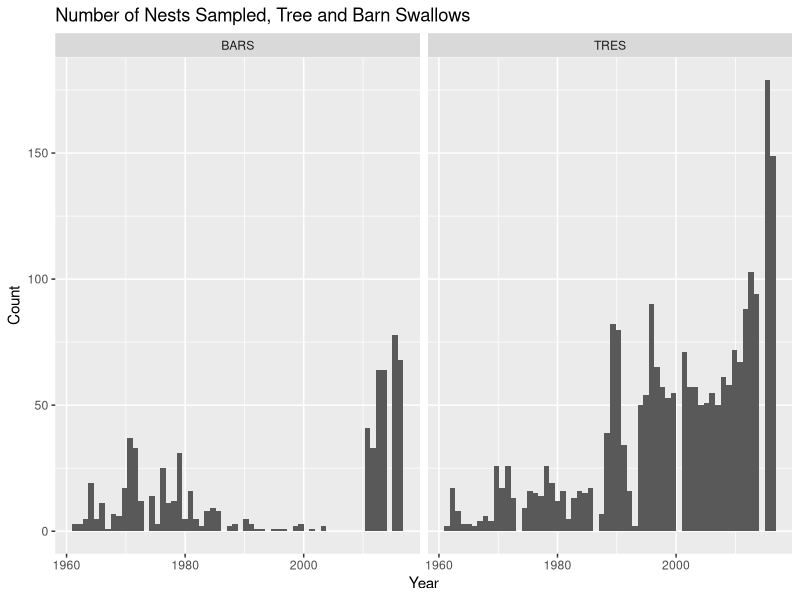
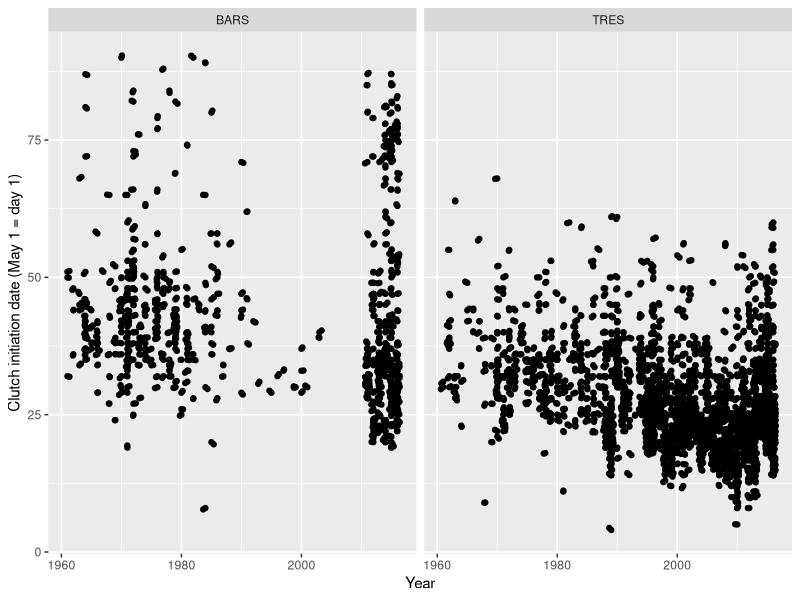
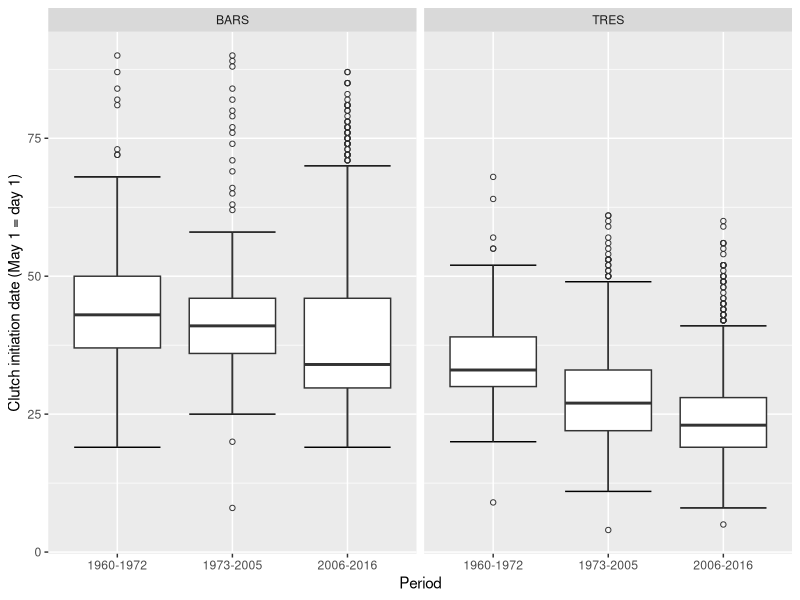
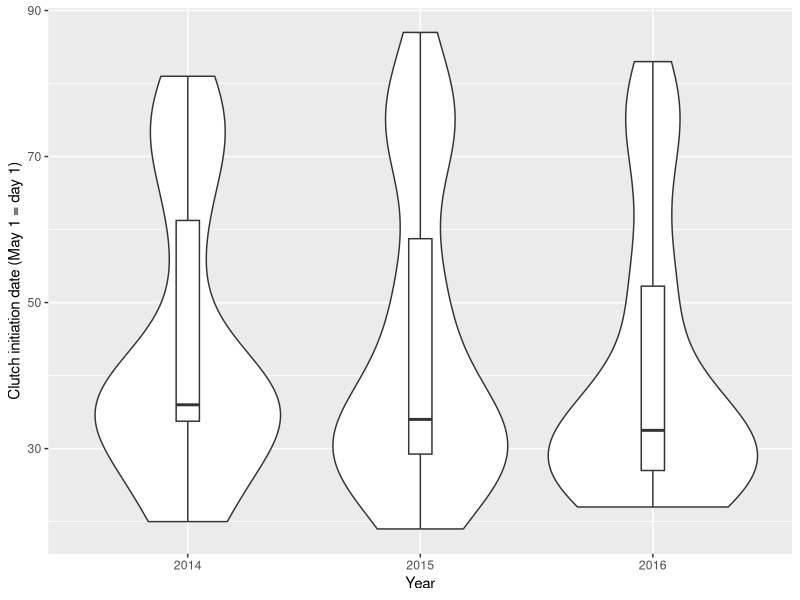
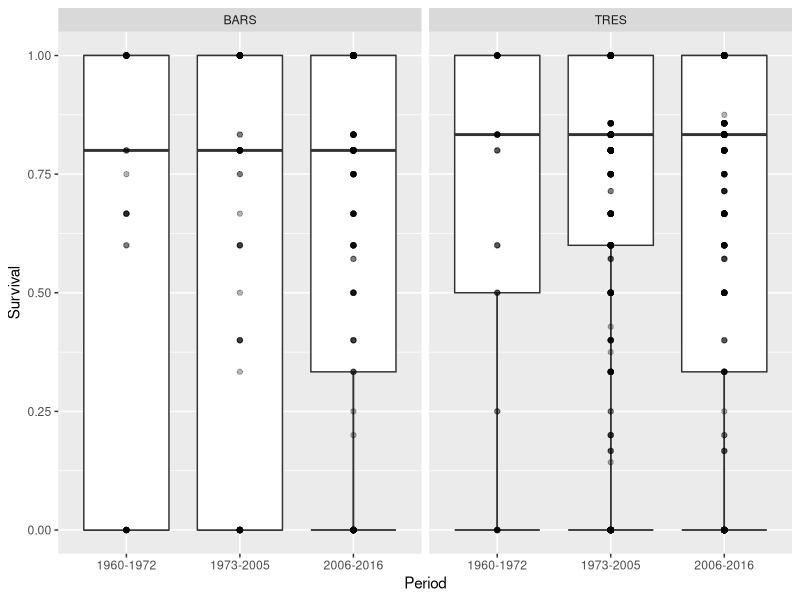
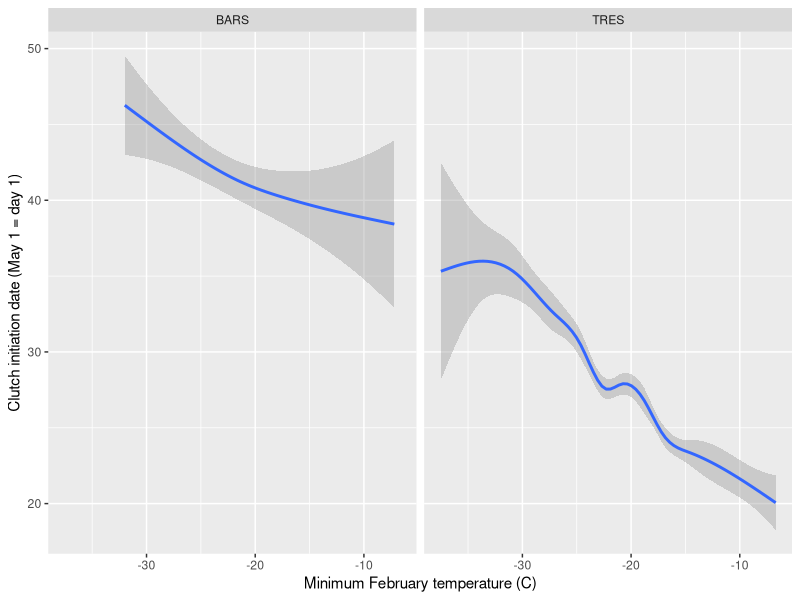
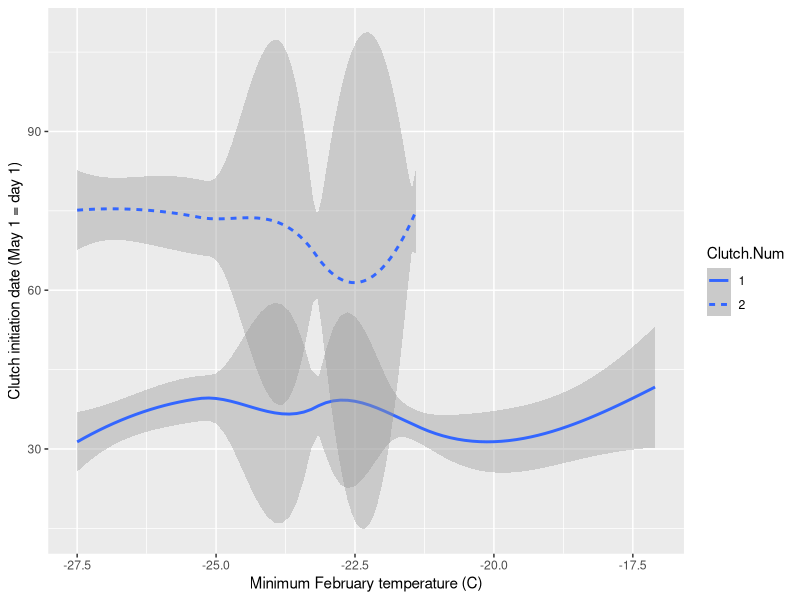
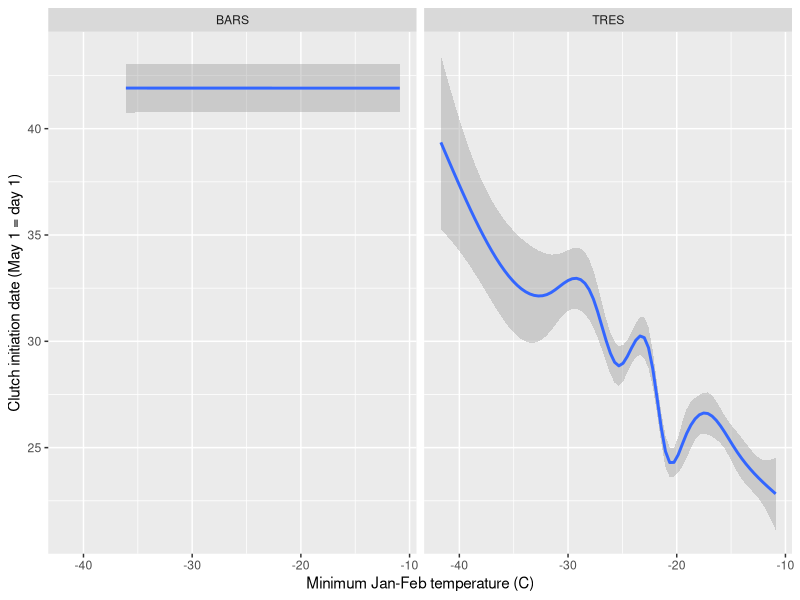

Write R code to recreate these figures, in order.
## ---- chunk 1

## ---- chunk 2
library(tidyverse) 

rm(list = ls()) #clear environment
swallows.df <- read_csv("swallows.csv") # import dataset and save to an object
problems(swallows.df) #ensure tibble is of the correct dimensions

## ---- chunk 3
swallows.df <- select(swallows.df, Species, NestID, Province, Clutch.Num, Site, Latitude, Longitude, Year, CID, HD, CS, BS, SD12, minFt, minJFt, medJFt, medJp, meanMAp)
## ---- chunk 4
swallows.df <- swallows.df %>% mutate(Yr = cut(Year, breaks = c(1959, 1972, 2005, 2016), labels = c("1960-1972", "1973-2005", "2006-2016")))
summary(swallows.df)     # have 1 outlier
## ---- chunk 5
swallows.df <- swallows.df %>% mutate(Surv.Rate = SD12 / CS)
summary(swallows.df)     
## ---- chunk 6
swallows.df <- filter(swallows.df, CID < 95)
summary(swallows.df) 
str(swallows.df)
## ---- chunk 7
TRES.df <- filter(swallows.df, Species == "TRES")  # tree swallows
BARS.df <- filter(swallows.df, Species == "BARS")  # barn swallows

## ---- chunk 8
ggplot(swallows.df, aes(x = Year)) + 
  geom_histogram(bins = 60) + 
  facet_grid(. ~ Species) + 
  xlab("Year") + 
  ylab("Count") +
  labs(title = "Number of Nests Sampled, Tree and Barn Swallows") 
## ---- chunk 9
ggplot(swallows.df, aes(Year, CID)) + 
  geom_point() + 
  geom_jitter() +
  xlab("Year") + 
  ylab("Clutch initiation date (May 1 = day 1)") + 
  facet_grid(. ~ Species)
## ---- chunk 10
ggplot(swallows.df, aes(Yr, CID)) + 
  stat_boxplot(geom="errorbar") + 
  geom_boxplot(outlier.shape=1) + 
  xlab("Period") + ylab("Clutch initiation date (May 1 = day 1)") + 
  facet_grid(. ~ Species) 
## ---- chunk 11
BARS.df$Year <- as.factor(BARS.df$Year)

BARS.df$Clutch.Num <- as.factor(BARS.df$Clutch.Num)

BARS.df <- filter(BARS.df, Clutch.Num == "1" | Clutch.Num == "2") 
 
ggplot(BARS.df, aes(Year, CID)) + 
  geom_violin() + 
  stat_summary(fun.y=median, geom="point", size=3) +
  geom_boxplot(width=0.1) +
  xlab("Year") + 
  ylab("Clutch initiation date (May 1 = day 1)")
## ---- chunk 12
ggplot(swallows.df, aes(Yr, Surv.Rate)) +   
  stat_boxplot(geom="errorbar") + 
  geom_boxplot(outlier.shape=1) + 
  xlab("Period") + ylab("Survival") + 
  facet_grid(. ~ Species)  +
  geom_point(alpha=0.3)
## ---- chunk 13
ggplot(swallows.df, aes(minFt, CID)) + 
    geom_smooth(mapping = aes(x = minFt, y = CID)) + 
    xlab("Minimum February temperature (C)") + 
    ylab("Clutch initiation date (May 1 = day 1)") + 
    facet_grid(. ~ Species)
## ---- chunk 14
ggplot(BARS.df, aes(minFt, CID)) + 
  geom_smooth(mapping = aes(x = minFt, y = CID, linetype = Clutch.Num)) + 
  xlab("Minimum February temperature (C)") + 
  ylab("Clutch initiation date (May 1 = day 1)") 
## ---- chunk 15
ggplot(swallows.df, aes(minJFt, CID)) + 
    geom_smooth(mapping = aes(x = minJFt, y = CID)) + 
    xlab("Minimum Jan-Feb temperature (C)") + 
    ylab("Clutch initiation date (May 1 = day 1)") + 
    facet_grid(. ~ Species)
## ---- chunk 16
ggplot(BARS.df, aes(minJFt, CID)) + 
  geom_smooth(mapping = aes(x = minJFt, y = CID, linetype = Clutch.Num)) + 
  xlab("Minimum Jan-Feb temperature (C)") + 
  ylab("Clutch initiation date (May 1 = day 1)") 
## ---- chunk 17
ggplot(swallows.df, aes(medJFt, CID)) + 
  geom_smooth(mapping = aes(x = medJFt, y = CID)) + 
  xlab("Median Jan-Feb temperature (C)") + 
  ylab("Clutch initiation date (May 1 = day 1)") + 
  facet_grid(. ~ Species)
## ---- chunk 18
ggplot(BARS.df, aes(medJFt, CID)) + 
  geom_smooth(mapping = aes(x = medJFt, y = CID, linetype = Clutch.Num)) + 
  xlab("Median Jan-Feb temperature (C)") + 
  ylab("Clutch initiation date (May 1 = day 1)") 
## ---- chunk 19
ggplot(swallows.df, aes(meanMAp, CID)) + 
  geom_smooth(mapping = aes(x = meanMAp, y = CID)) + 
  xlab("Mean monthly precipitation (cm)") + 
  ylab("Clutch initiation date (May 1 = day 1)") + 
  facet_grid(. ~ Species)
## ---- chunk 20
ggplot(BARS.df, aes(meanMAp, CID)) + 
  geom_smooth(mapping = aes(x = meanMAp, y = CID, linetype = Clutch.Num)) + 
  xlab("Mean monthly precipitation (cm)") + 
  ylab("Clutch initiation date (May 1 = day 1)")
